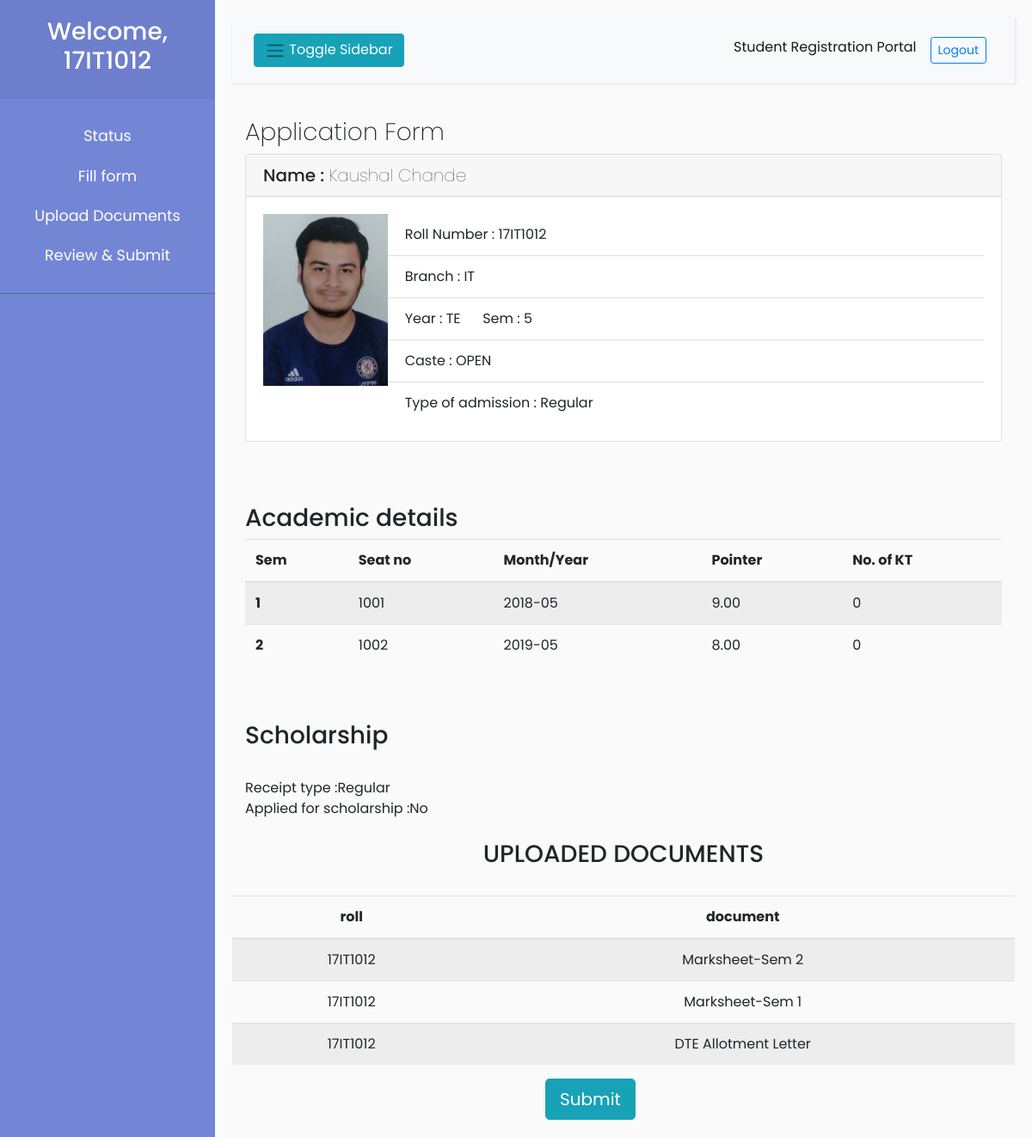
Screenshot of /student/student_final_form.php (signed in) with the database file from the repository.
### tables this page shows
CREATE TABLE `student` (
  `roll` varchar(40) NOT NULL,
  `name` varchar(30) NOT NULL,
  `sem` int(10) NOT NULL,
  `year` varchar(2) NOT NULL,
  `email` varchar(30) NOT NULL,
  `division` varchar(1) NOT NULL,
  `batch` varchar(2) NOT NULL,
  `department` varchar(30) NOT NULL,
  `caste` varchar(30) NOT NULL,
  `admission_type` varchar(30) NOT NULL,
  `photo` varchar(30) NOT NULL
);

CREATE TABLE `form` (
  `id` varchar(50) NOT NULL,
  `roll` varchar(10) NOT NULL,
  `sem` varchar(10) NOT NULL,
  `seat_no` varchar(30) NOT NULL,
  `month_year` varchar(30) NOT NULL,
  `pointer` decimal(10,2) NOT NULL,
  `kt` int(10) NOT NULL
);

CREATE TABLE `admission_type` (
  `roll` varchar(40) NOT NULL,
  `receipt_type` varchar(30) NOT NULL,
  `applysch` varchar(3) DEFAULT '',
  `appid` varchar(30) DEFAULT NULL,
  `appstatus` varchar(10) DEFAULT NULL
);

CREATE TABLE `documents_submitted` (
  `id` int(11) NOT NULL,
  `roll` varchar(40) NOT NULL,
  `name` text NOT NULL,
  `doc_url` varchar(140) NOT NULL
);

### studentsection/backend/getdata.php (called while the page is built, shortened)
<?php
function getdata($roll){
    include '../backend/conn.php';
    $sql = "SELECT * FROM student WHERE roll='$roll'";
    $result = $conn->query($sql);
    if($result){
           $row = $result -> fetch_assoc();
    }
return $row;
}
function getacademicdata($roll){
	include '../backend/conn.php';
	$sql = "SELECT * FROM form WHERE roll='$roll'";
    $result = $conn->query($sql);
    $data1=array();
    while ($row = $result -> fetch_assoc()) {
    	array_push($data1, $row);
	}
	return $data1;
}
function getscholarshipdata($roll){
	include '../backend/conn.php';
	$sql = "SELECT * FROM admission_type WHERE roll='$roll' ";
   	$result = $conn->query($sql);
    $row = $result->fetch_assoc();
    return $row;
}
?>

### student/backend/getdocuments.php (called while the page is built)
<?php
function getdocuments($roll){
    include '../backend/conn.php';
    $sql = "SELECT * FROM documents_submitted WHERE roll='$roll'";
    $result = $conn->query($sql);
    $data1=array();
    while ($row = $result -> fetch_assoc()) {
        array_push($data1, $row);
    }
	return $data1;
}
?>

### student/student_final_form.php (the view, shortened to what this page needs)
<?php include '../templates/header.php'; ?>
<?php include 'backend/getdocuments.php'; ?>
<?php include 'sidebar.php';
 include '../studentsection/backend/getdata.php';
?>
<div id="content">
    <nav class="navbar navbar-expand-lg navbar-light bg-light ">
        <div class="container-fluid">
            <button type="button" id="sidebarCollapse" class="btn btn-info">
                <i class="navbar-toggler-icon"></i>
                <span>Toggle Sidebar</span>
            </button>
            <div class="collapse navbar-collapse" id="navbarSupportedContent">
                <ul class="nav navbar-nav ml-auto">
                    <li class="nav-item active">
                        <a class="nav-link" href="#">Student Registration Portal</a>
                    </li>
                    <li class="nav-item">
                        <a class="nav-link" href="../backend/logout.php"><button
                                class="btn-sm btn btn-outline-primary">Logout</button></a>
                    </li>
                </ul>
            </div>
        </div>
    </nav>
    <?php
        $roll = $_SESSION['username'];
        $row=getdata($roll);
?>
    <div class="container main-content">
        <h3>Application Form</h3>
        <div class="card">
            <h5 class="card-header">Name : <span style="font-weight:100"> <?=$row['name']?></span></h5>
            <div class="card-body">
                <div class="row">
                    <div class="col-sm-2">
                        <img src="<?='../images/'.$row['photo']?>"
                            onerror="this.src='http://via.placeholder.com/150x200'" srcset="" width="150" height="200">
                    </div>
                    <div class="col-sm-10">
                        <ul class="list-group list-group-flush">
                            <li class="list-group-item">Roll Number : <?=$row['roll']?></li>
                            <li class="list-group-item">Branch : <?=$row['department']?></li>
                            <li class="list-group-item">Year : <?=$row['year']?> &nbsp&nbsp&nbsp&nbsp; Sem :
                                <?=$row['sem']?></li>
                            <li class="list-group-item">Caste : <?=$row['caste']?></li>
                            <li class="list-group-item">Type of admission : <?=$row['admission_type']?></li>
                        </ul>
                    </div>
                </div>
            </div>
        </div>
    </div>
    <br>
    <br>
    <br>
    <div class="container">
        <h3>Academic details</h3>
        <table class="table table-hover table-striped">
            <thead>
                <tr>
                    <th scope="col">Sem</th>
                    <th scope="col">Seat no</th>
                    <th scope="col">Month/Year</th>
                    <th scope="col">Pointer</th>
                    <th scope="col">No. of KT</th>
                </tr>
            </thead>
            <tbody>
                <tr>
                    <?php
                    $rows=getacademicdata($roll);
                    foreach ($rows as $row){
                    ?>
                    <th scope="row"><?=$row['sem']?></th>
                    <td><?=$row['seat_no']?></td>
                    <td><?=$row['month_year']?></td>
                    <td><?=$row['pointer']?></td>
                    <td><?=$row['kt']?></td>
                </tr>
                <?php
                    }?>
            </tbody>
        </table>
        <?php
             $row=getscholarshipdata($roll);
			?>
        <br>
        <br>
        <H3>Scholarship</H3>
        <br>
        Receipt type :<?=$row['receipt_type']?>
        <br>
        Applied for scholarship :<?=$row['applysch']?>
        <br>
    </div>
    <br>
    <H3 align="center">UPLOADED DOCUMENTS</H3>
    <br>
    <?php  $row=getdocuments($_SESSION['username']);
        ?>
    <table class="table table-hover table-striped" align="center">
        <thead align="center">
            <tr>
                <th scope="col">roll</th>
                <th scope="col">document</th>
            </tr>
        </thead>
        <tbody align="center">
            <?php foreach ($row as $data) {
                ?>
            <tr>
                <td><?=$data['roll']?></td>
                <td><a href="<?=$data['doc_url']?>"><?=$data['name']?></a></td>
            </tr>
            <?php }
                ?>
        </tbody>
    </table>
    <button type="submit" name="1" size="4" id="<?=$roll?>" class="btn btn-info btn-lg" style="margin-left: 40%"
        onclick="finalalert(this.id)"><a href="index.php">Submit</a></button>
</div>

### css/layoutstyle.css (style rules this page uses)
body { font-family: 'Poppins', sans-serif; background: #fafafa; }
a, a:hover, a:focus { color: inherit; text-decoration: none; transition: all 0.3s; }
.navbar { padding: 15px 10px; background: #fff; border: none; border-radius: 0; margin-bottom: 40px; box-shadow: 1px 1px 3px rgba(0, 0, 0, 0.1); }
i, span { display: inline-block; }
#content { width: 100%; padding: 20px; min-height: 100vh; transition: all 0.3s; }

### css/style.css (style rules this page uses)
.main-content h3 { font-weight: 200; }

### rows the page displays
student: name "Kaushal Chande", photo (picture), roll "17IT1012", department "IT", year "TE", sem "5", caste "OPEN", admission_type "Regular"
form: sem "1", seat_no "1001", month_year "2018-05", pointer "9.00", kt "0"
form: sem "2", seat_no "1002", month_year "2019-05", pointer "8.00", kt "0"
admission_type: receipt_type "Regular", applysch "No"
documents_submitted: roll "17IT1012", name "Marksheet-Sem 2"
documents_submitted: roll "17IT1012", name "Marksheet-Sem 1"
documents_submitted: roll "17IT1012", name "DTE Allotment Letter"

### other values shown
$_SESSION['username'] "17IT1012"
